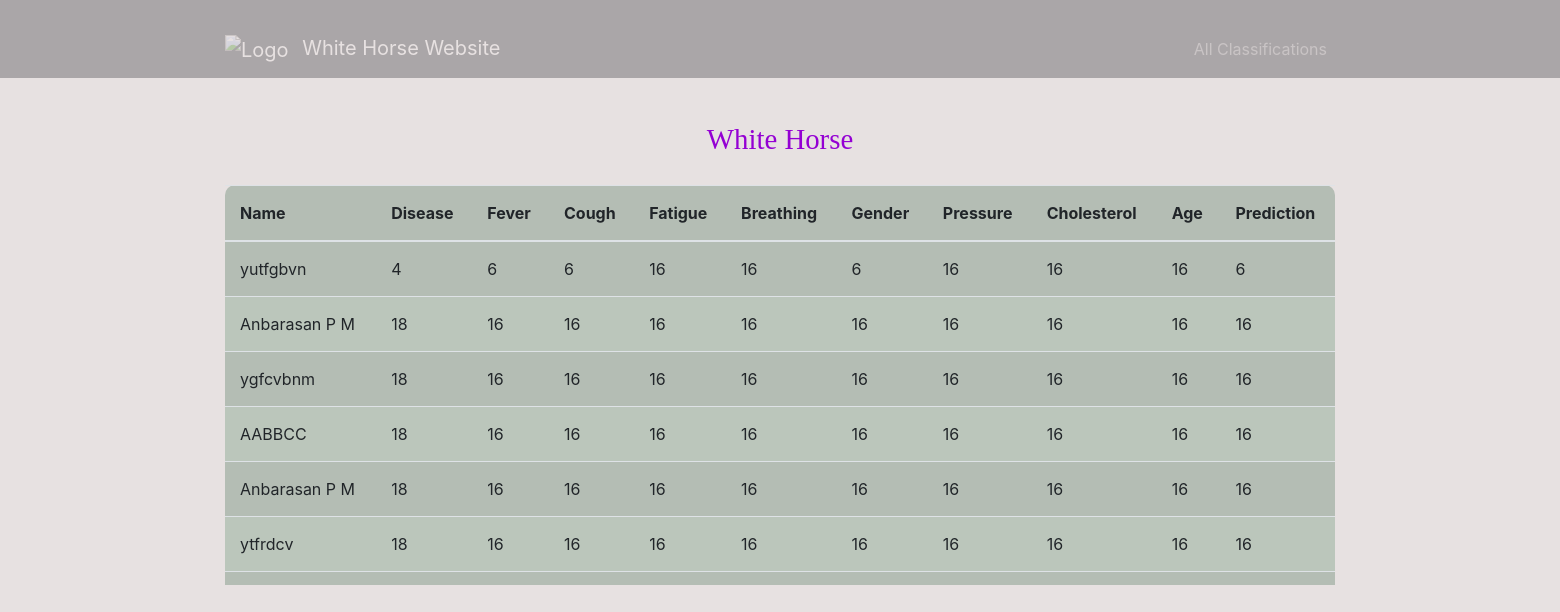
The app's page /prediction/ with its own data.
### health_app/models.py (models this page shows, shortened)
class Data(models.Model):
    Name=models.CharField(validators=[MinLengthValidator(2)],max_length=100,null=True)
    Disease	= models.PositiveIntegerField(choices=DISEASE,null=True)
    Fever	= models.PositiveIntegerField(choices=FEVER,null=True)
    Cough =  models.PositiveIntegerField(choices=COUGH,null=True)
    Fatigue	=  models.PositiveIntegerField(choices=FATIGUE,null=True)
    Difficult_Breathing =  models.PositiveIntegerField(choices=DIFFICULTY_BREATHING,null=True)
    Gender	=  models.PositiveIntegerField(choices=GENDER,null=True)
    Blood_Pressure	=  models.PositiveIntegerField(choices=BLOOD_PRESSURE,null=True)
    Cholesterol_Level=  models.PositiveIntegerField(choices=CHOLESTROL_LEVEL,null=True)
    Age	= models.PositiveIntegerField(choices=AGE,null=True)
    prediction = models.PositiveIntegerField(blank=True,default=0)
    date = models.DateTimeField(auto_now_add=True)
    hash_seed = 42
    np.random.seed(hash_seed)
    def hash_function(self,data):
        sha256 = hashlib.sha256()
        sha256.update(str(data).encode())
        return int(sha256.hexdigest(), 16)
    def h_encrypt(self,value):
        return 1 + (value % 100)
    class Meta:
        ordering=['-date']

### health_app/views.py (the view)
# urls.py: path('prediction/', prediction, name='health_app-prediction'),
def prediction(request):
    prediction = Data.objects.all()
    encrypt = []
    for data in prediction:
        encrypt.append({
            'Disease': data.h_encrypt(data.hash_function(data.Disease)),
            'Fever': data.h_encrypt(data.hash_function(data.Fever)),
            'Cough': data.h_encrypt(data.hash_function(data.Cough)),
            'Fatigue': data.h_encrypt(data.hash_function(data.Fatigue)),
            'Difficult_Breathing': data.h_encrypt(data.hash_function(data.Difficult_Breathing)),
            'Gender': data.h_encrypt(data.hash_function(data.Gender)),
            'Blood_Pressure': data.h_encrypt(data.hash_function(data.Blood_Pressure)),
            'Cholesterol_Level': data.h_encrypt(data.hash_function(data.Cholesterol_Level)),
            'Age': data.h_encrypt(data.hash_function(data.Age)),
        })
    zipp = zip(prediction, encrypt)
    context = {
        'zipp': zipp,
    }
    return render(request, 'health_app/prediction.html', context)

### health_app/templates/health_app/prediction.html (shortened to what this page needs)
{% extends 'partials/base.html' %}
{% block content %}
<div class="container">
  <p class="hospital-name">White Horse</p>
  <div class="row mt-4">
    <div class="col-md-12 table-container">
      <table class="table">
        <thead>
          <tr>
            <th scope="col">Name</th>
            <th scope="col">Disease</th>
            <th scope="col">Fever</th>
            <th scope="col">Cough</th>
            <th scope="col">Fatigue</th>
            <th scope="col">Breathing</th>
            <th scope="col">Gender</th>
            <th scope="col">Pressure</th>
            <th scope="col">Cholesterol</th>
            <th scope="col">Age</th>
            <th scope="col">Prediction</th>
          </tr>
        </thead>
        <tbody>
          {% for data,encryption in zipp %}
            <tr>
              <td>{{ data.Name }}</td>
              <td>{{ encryption.Disease }}</td>
              <td>{{ encryption.Fever }}</td>
              <td>{{ encryption.Cough }}</td>
              <td>{{ encryption.Fatigue }}</td>
              <td>{{ encryption.Difficult_Breathing }}</td>
              <td>{{ encryption.Gender}}</td>
              <td>{{ encryption.Blood_Pressure}}</td>
              <td>{{ encryption.Cholesterol_Level}}</td>
              <td>{{ encryption.Age}}</td>
              <td>{{ data.prediction }}</td>
            </tr>
          {% endfor %}
        </tbody>
      </table>
    </div>
  </div>
</div>
{% endblock %}

### health_app/templates/partials/base.html (shortened to what this page needs)
<!doctype html>
<html lang="en">
  <head>
    <link rel="stylesheet" href="https://cdn.jsdelivr.net/npm/bootstrap@4.6.0/dist/css/bootstrap.min.css">
  </head>
  <body>
    {% include 'partials/nav.html' %}
    {% block content  %}
    {% endblock %}
  </body>
</html>

### health_app/templates/partials/nav.html (shortened to what this page needs)
<nav class="navbar navbar-expand-lg navbar-dark bg-dark">
  <div class="container">
    <a class="navbar-brand" href="{% url 'health_app-index' %}">
      <img src="https://img.freepik.com/premium-vector/luxury-horse-logo-pet-animals-design-vector-template_691317-761.jpg" alt="Logo" width="40" height="40" class="mr-2">
      White Horse Website
    </a>
    <div class="collapse navbar-collapse" id="navbarNav">
      <ul class="navbar-nav ml-auto">
        <li class="nav-item">
          <a class="nav-link" href="{% url 'health_app-prediction' %}">All Classifications</a>
        </li>
      </ul>
    </div>
  </div>
</nav>

### health_app/templates/health_app/prediction.html (style rules this page uses)
body { background-image: url('https://wallpapers.com/images/featured/beautiful-3vau5vtfa3qn7k8v.jpg'); background-size: cover; background-position: center; background-repeat: no-repeat; position: relative; }
.container { z-index: 1; position: relative; padding-top: 20px; width: 100%; margin: 0 auto; }
.table-container { max-height: 400px; overflow-y: auto; }
.table { background-color: #b4bdb4; border-radius: 10px; overflow: hidden; width: 100%; overflow-x: auto; }
.table th { padding: 15px; font-weight: bold; }
.table td { padding: 15px; font-weight: normal; }
.table tbody tr:nth-child(even) { background-color: #bbc6bb; }
.hospital-name { font-family: 'Script Typeface', cursive; font-size: 1.8em; color: darkviolet; text-align: center; margin-top: 20px; }

### records on screen
Data: Name "yutfgbvn", Disease "4", Fever "6", Cough "6", Fatigue "16", Difficult_Breathing "16", Gender "6", Blood_Pressure "16", Cholesterol_Level "16", Age "16", prediction "6"
Data: Name "Anbarasan P M", Disease "18", Fever "16", Cough "16", Fatigue "16", Difficult_Breathing "16", Gender "16", Blood_Pressure "16", Cholesterol_Level "16", Age "16", prediction "16"
Data: Name "ygfcvbnm", Disease "18", Fever "16", Cough "16", Fatigue "16", Difficult_Breathing "16", Gender "16", Blood_Pressure "16", Cholesterol_Level "16", Age "16", prediction "16"
Data: Name "AABBCC", Disease "18", Fever "16", Cough "16", Fatigue "16", Difficult_Breathing "16", Gender "16", Blood_Pressure "16", Cholesterol_Level "16", Age "16", prediction "16"
Data: Name "Anbarasan P M", Disease "18", Fever "16", Cough "16", Fatigue "16", Difficult_Breathing "16", Gender "16", Blood_Pressure "16", Cholesterol_Level "16", Age "16", prediction "16"
Data: Name "ytfrdcv", Disease "18", Fever "16", Cough "16", Fatigue "16", Difficult_Breathing "16", Gender "16", Blood_Pressure "16", Cholesterol_Level "16", Age "16", prediction "16"
